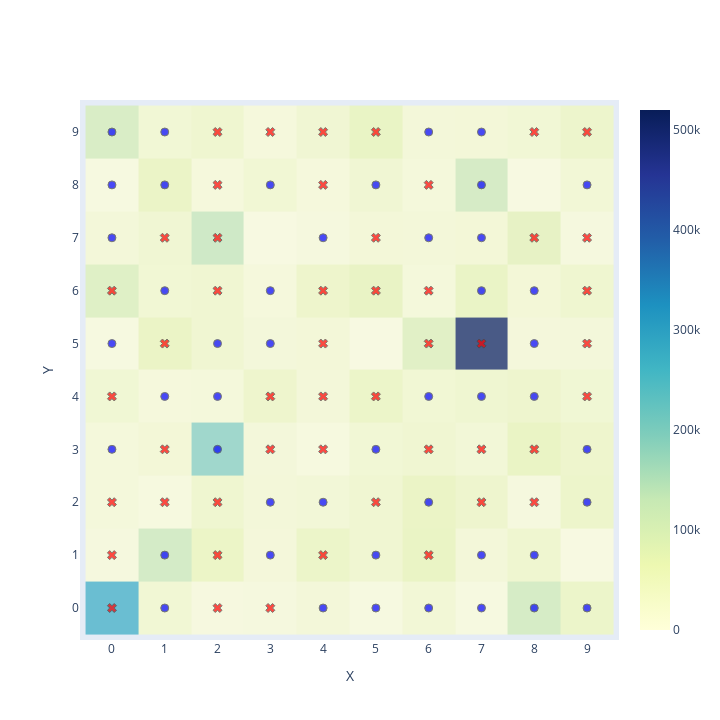
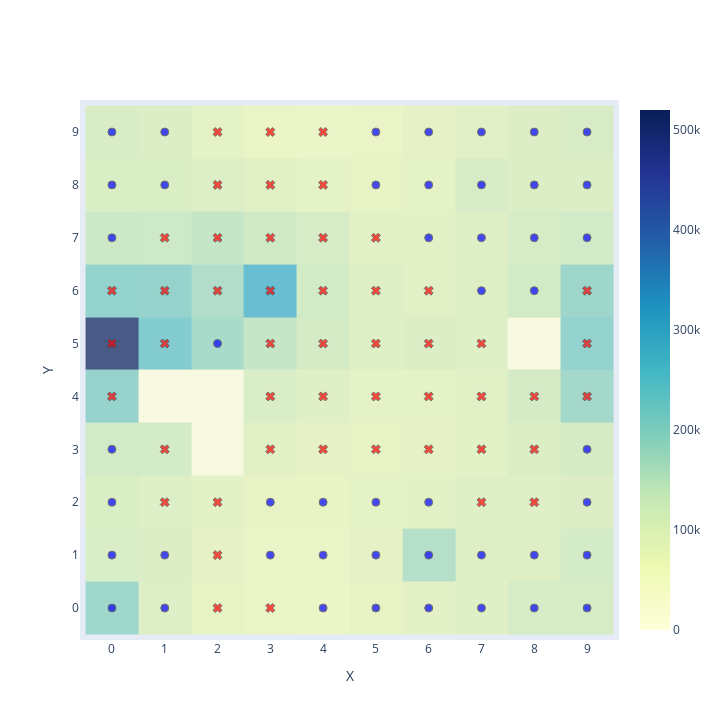

The notebook cell saved with these charts, in order:
### Code cell
def plot2D_v2_model(model):
    """
    Plots a 2D density heatmap of the model.

    Note: V2 adds markers for each agent. However, 
          it doesn't work well for large scales.
    """
    x_coords, y_coords, wealths, types = extract_data(model)

    fig = go.Figure()

    type_markers = ['x', 'circle', 'square', 'diamond', 'triangle-up', 'triangle-down']  # Define marker shapes
    type_colors = ['red', 'blue', 'green', 'orange', 'purple', 'pink']  # Define marker colors

    for t in set(types):
        mask = types == t
        x = x_coords[mask]
        y = y_coords[mask]

        fig.add_trace(go.Scatter(
            x=x,
            y=y,
            mode='markers',
            showlegend=False,
            marker=dict(
                symbol=type_markers[t],
                opacity=0.7,
                color=type_colors[t],
                size=8,
                line=dict(width=1),
            )
        ))

    fig.add_trace(go.Histogram2d(
        x=x_coords,
        y=y_coords,
        colorscale='YlGnBu',
        zmax=max(wealths),
        nbinsx=14,
        nbinsy=14,
        zauto=False,
        # Add weights
        z=wealths,
        histfunc='sum',
        opacity=0.7,
    ))

    fig.update_layout(
        xaxis_title='X', yaxis_title='Y', coloraxis_colorbar_title='Wealth',
        xaxis=dict(ticks='', showgrid=False, zeroline=False, nticks=20),
        yaxis=dict(ticks='', showgrid=False, zeroline=False, nticks=20),
        autosize=False,
        height=720,
        width=720,
        hovermode='closest',
    )

    fig.show()

# Define model parameters
heigth, width = 10, 10
density = 0.97
fixed_areas_pc = 0.0
popilation_sizes = [0.5, 0.5]
homophily = 3
cluster_threshold = 4

# Create the model
model = Schelling(heigth, width, density, fixed_areas_pc, popilation_sizes, homophily, cluster_threshold)

plot2D_v2_model(model)
for i in range(10):
    model.step()
plot2D_v2_model(model)

### Figure 1 — Plotly figure (JSON) as saved in the notebook; plotly's stock layout.template omitted (floating-point values rounded to 4 significant figures)
{"data": [{"marker": {"color": "red", "line": {"width": 1}, "opacity": 0.7, "size": 8, "symbol": "x"}, "mode": "markers", "showlegend": false, "type": "scatter", "x": [0, 0, 0, 0, 0, 1, 1, 1, 1, 2, 2, 2, 2, 2, 2, 2, 3, 3, 3, 3, 4, 4, 4, 4, 4, 4, 4, 5, 5, 5, 5, 5, 6, 6, 6, 6, 6, 7, 7, 7, 8, 8, 8, 8, 9, 9, 9, 9, 9], "y": [0, 1, 2, 4, 6, 2, 3, 5, 7, 0, 1, 2, 6, 7, 8, 9, 0, 3, 4, 9, 1, 3, 4, 5, 6, 8, 9, 2, 4, 6, 7, 9, 1, 3, 5, 6, 8, 2, 3, 5, 2, 3, 7, 9, 4, 5, 6, 7, 9]}, {"marker": {"color": "blue", "line": {"width": 1}, "opacity": 0.7, "size": 8, "symbol": "circle"}, "mode": "markers", "showlegend": false, "type": "scatter", "x": [0, 0, 0, 0, 0, 1, 1, 1, 1, 1, 1, 2, 2, 2, 3, 3, 3, 3, 3, 4, 4, 4, 5, 5, 5, 5, 6, 6, 6, 6, 6, 7, 7, 7, 7, 7, 7, 7, 8, 8, 8, 8, 8, 9, 9, 9, 9], "y": [3, 5, 7, 8, 9, 0, 1, 4, 6, 8, 9, 3, 4, 5, 1, 2, 5, 6, 8, 0, 2, 7, 0, 1, 3, 8, 0, 2, 4, 7, 9, 0, 1, 4, 6, 7, 8, 9, 0, 1, 4, 5, 6, 0, 2, 3, 8]}, {"colorscale": [[0, "rgb(255,255,217)"], [0.125, "rgb(237,248,177)"], [0.25, "rgb(199,233,180)"], [0.375, "rgb(127,205,187)"], [0.5, "rgb(65,182,196)"], [0.625, "rgb(29,145,192)"], [0.75, "rgb(34,94,168)"], [0.875, "rgb(37,52,148)"], [1, "rgb(8,29,88)"]], "histfunc": "sum", "nbinsx": 14, "nbinsy": 14, "opacity": 0.7, "type": "histogram2d", "x": [0, 0, 0, 0, 0, 0, 0, 0, 0, 0, 1, 1, 1, 1, 1, 1, 1, 1, 1, 1, 2, 2, 2, 2, 2, 2, 2, 2, 2, 2, 3, 3, 3, 3, 3, 3, 3, 3, 3, 4, 4, 4, 4, 4, 4, 4, 4, 4, 4, 5, 5, 5, 5, 5, 5, 5, 5, 5, 6, 6, 6, 6, 6, 6, 6, 6, 6, 6, 7, 7, 7, 7, 7, 7, 7, 7, 7, 7, 8, 8, 8, 8, 8, 8, 8, 8, 8, 9, 9, 9, 9, 9, 9, 9, 9, 9], "y": [0, 1, 2, 3, 4, 5, 6, 7, 8, 9, 0, 1, 2, 3, 4, 5, 6, 7, 8, 9, 0, 1, 2, 3, 4, 5, 6, 7, 8, 9, 0, 1, 2, 3, 4, 5, 6, 8, 9, 0, 1, 2, 3, 4, 5, 6, 7, 8, 9, 0, 1, 2, 3, 4, 6, 7, 8, 9, 0, 1, 2, 3, 4, 5, 6, 7, 8, 9, 0, 1, 2, 3, 4, 5, 6, 7, 8, 9, 0, 1, 2, 3, 4, 5, 6, 7, 9, 0, 2, 3, 4, 5, 6, 7, 8, 9], "z": [278100.0, 8066.0, 13430.0, 12810.0, 31440.0, 2445.0, 92750.0, 17700.0, 3877.0, 107600.0, 29000.0, 119700.0, 4183.0, 23310.0, 11760.0, 62030.0, 29930.0, 32520.0, 60460.0, 28050.0, 4940.0, 59500.0, 38900.0, 190900.0, 12650.0, 35250.0, 33450.0, 129100.0, 10900.0, 39630.0, 6718.0, 15830.0, 18470.0, 16940.0, 45800.0, 16640.0, 11620.0, 29120.0, 11650.0, 17410.0, 54710.0, 24560.0, 4297.0, 18370.0, 20650.0, 48160.0, 6644.0, 10610.0, 33100.0, 2196.0, 33980.0, 35520.0, 28150.0, 55390.0, 68970.0, 21380.0, 32530.0, 66790.0, 25300.0, 65270.0, 62000.0, 33710.0, 29770.0, 86770.0, 12840.0, 18720.0, 13130.0, 19430.0, 3977.0, 17980.0, 43780.0, 24240.0, 37970.0, 519600.0, 63790.0, 23030.0, 115400.0, 21650.0, 113900.0, 40900.0, 6713.0, 65770.0, 44500.0, 15260.0, 22510.0, 71560.0, 28270.0, 53230.0, 49710.0, 46800.0, 30970.0, 16360.0, 38180.0, 5985.0, 26440.0, 49260.0], "zauto": false, "zmax": 519600.0}], "layout": {"autosize": false, "coloraxis": {"colorbar": {"title": {"text": "Wealth"}}}, "height": 720, "hovermode": "closest", "width": 720, "xaxis": {"nticks": 20, "showgrid": false, "ticks": "", "title": {"text": "X"}, "zeroline": false}, "yaxis": {"nticks": 20, "showgrid": false, "ticks": "", "title": {"text": "Y"}, "zeroline": false}}}

### Figure 2 — Plotly figure (JSON) as saved in the notebook; plotly's stock layout.template omitted (floating-point values rounded to 4 significant figures)
{"data": [{"marker": {"color": "red", "line": {"width": 1}, "opacity": 0.7, "size": 8, "symbol": "x"}, "mode": "markers", "showlegend": false, "type": "scatter", "x": [3, 5, 6, 0, 0, 1, 1, 1, 1, 2, 2, 2, 2, 2, 2, 2, 3, 3, 3, 3, 7, 4, 4, 4, 4, 4, 4, 7, 5, 5, 5, 3, 3, 6, 6, 6, 5, 7, 7, 0, 8, 8, 3, 1, 9, 9, 9, 8, 4], "y": [6, 5, 4, 4, 6, 2, 3, 5, 7, 0, 1, 2, 6, 7, 8, 9, 0, 3, 4, 9, 5, 3, 4, 5, 6, 8, 9, 4, 4, 6, 7, 8, 7, 3, 5, 6, 3, 2, 3, 5, 2, 3, 5, 6, 4, 5, 6, 4, 7]}, {"marker": {"color": "blue", "line": {"width": 1}, "opacity": 0.7, "size": 8, "symbol": "circle"}, "mode": "markers", "showlegend": false, "type": "scatter", "x": [0, 8, 0, 0, 0, 1, 9, 6, 4, 1, 1, 0, 2, 9, 3, 3, 8, 0, 6, 4, 4, 5, 5, 5, 1, 5, 6, 9, 5, 6, 6, 7, 7, 0, 7, 7, 7, 7, 8, 8, 6, 8, 8, 9, 9, 9, 9], "y": [3, 9, 7, 8, 9, 0, 1, 1, 1, 8, 9, 0, 5, 7, 1, 2, 8, 1, 8, 0, 2, 9, 0, 1, 1, 8, 0, 9, 2, 7, 9, 0, 1, 2, 6, 7, 8, 9, 0, 1, 2, 7, 6, 0, 2, 3, 8]}, {"colorscale": [[0, "rgb(255,255,217)"], [0.125, "rgb(237,248,177)"], [0.25, "rgb(199,233,180)"], [0.375, "rgb(127,205,187)"], [0.5, "rgb(65,182,196)"], [0.625, "rgb(29,145,192)"], [0.75, "rgb(34,94,168)"], [0.875, "rgb(37,52,148)"], [1, "rgb(8,29,88)"]], "histfunc": "sum", "nbinsx": 14, "nbinsy": 14, "opacity": 0.7, "type": "histogram2d", "x": [3, 5, 6, 0, 0, 8, 0, 0, 0, 0, 1, 9, 1, 1, 6, 1, 4, 1, 1, 1, 2, 2, 2, 0, 2, 9, 2, 2, 2, 2, 3, 3, 3, 3, 3, 8, 0, 6, 3, 4, 7, 4, 4, 4, 4, 4, 5, 4, 4, 5, 5, 7, 1, 5, 5, 5, 5, 3, 6, 3, 9, 6, 5, 6, 6, 6, 5, 6, 7, 7, 7, 7, 0, 0, 7, 7, 7, 7, 8, 8, 8, 8, 6, 8, 8, 3, 1, 9, 9, 9, 9, 9, 9, 8, 9, 4], "y": [6, 5, 4, 3, 4, 9, 6, 7, 8, 9, 0, 1, 2, 3, 1, 5, 1, 7, 8, 9, 0, 1, 2, 0, 5, 7, 6, 7, 8, 9, 0, 1, 2, 3, 4, 8, 1, 8, 9, 0, 5, 2, 3, 4, 5, 6, 9, 8, 9, 0, 1, 4, 1, 4, 6, 7, 8, 8, 0, 7, 9, 3, 2, 5, 6, 7, 3, 9, 0, 1, 2, 3, 2, 5, 6, 7, 8, 9, 0, 1, 2, 3, 2, 7, 6, 5, 6, 0, 2, 3, 4, 5, 6, 4, 8, 7], "z": [278100.0, 89060.0, 79280.0, 124000.0, 205300.0, 97820.0, 208200.0, 134000.0, 103800.0, 109700.0, 97390.0, 119700.0, 94940.0, 119800.0, 162600.0, 233400.0, 60520.0, 133200.0, 105000.0, 98840.0, 72380.0, 74660.0, 83210.0, 190900.0, 179100.0, 126600.0, 169000.0, 141500.0, 95760.0, 79400.0, 61340.0, 62390.0, 70230.0, 84710.0, 106200.0, 99170.0, 108400.0, 76860.0, 65670.0, 56380.0, 90790.0, 66520.0, 75680.0, 89350.0, 116800.0, 122700.0, 61270.0, 76170.0, 59990.0, 69770.0, 75620.0, 84560.0, 97650.0, 79970.0, 93210.0, 83640.0, 70940.0, 85490.0, 80400.0, 128400.0, 111600.0, 74930.0, 78270.0, 99050.0, 85220.0, 84150.0, 73340.0, 74490.0, 91900.0, 93710.0, 89660.0, 81660.0, 104600.0, 519600.0, 94020.0, 93910.0, 115400.0, 86890.0, 113900.0, 94440.0, 88980.0, 99060.0, 84290.0, 112800.0, 123000.0, 140500.0, 205900.0, 113400.0, 98040.0, 117600.0, 185800.0, 208900.0, 194100.0, 116500.0, 103200.0, 110500.0], "zauto": false, "zmax": 519600.0}], "layout": {"autosize": false, "coloraxis": {"colorbar": {"title": {"text": "Wealth"}}}, "height": 720, "hovermode": "closest", "width": 720, "xaxis": {"nticks": 20, "showgrid": false, "ticks": "", "title": {"text": "X"}, "zeroline": false}, "yaxis": {"nticks": 20, "showgrid": false, "ticks": "", "title": {"text": "Y"}, "zeroline": false}}}
